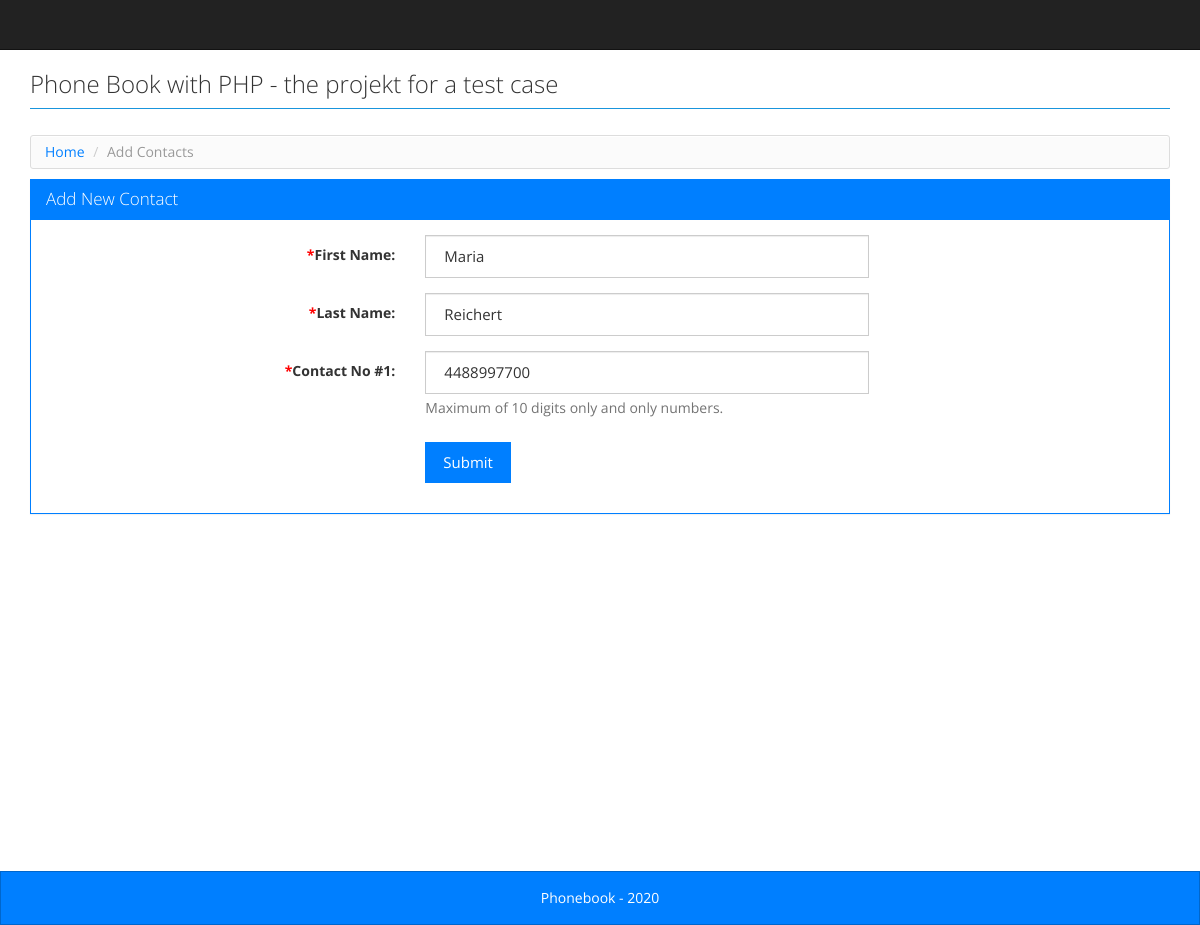
The app's page /contacts.php?cid=25 with its own data.
### tables this page shows
CREATE TABLE `tbl_contacts` (
  `contact_id` int(11) NOT NULL,
  `first_name` varchar(255) NOT NULL,
  `last_name` varchar(255) NOT NULL,
  `contact_no1` varchar(255) NOT NULL
);

### contacts.php (the view, shortened to what this page needs)
<?php
  require_once("config.php");
  include("header.php");
  try {
     $sql = "SELECT * FROM tbl_contacts WHERE 1 AND contact_id = :cid";
     $stmt = $DB->prepare($sql);
     $stmt->bindValue(":cid", intval($_GET["cid"]));
     $stmt->execute();
     $results = $stmt->fetchAll();
  } catch (Exception $ex) {
    echo $ex->getMessage();
  }
?>
  <div class="row">
    <ul class="breadcrumb">
        <li><a href="index.php">Home</a></li>
        <li class="active"><?php echo ($_GET["m"] == "update") ? "Edit" : "Add"; ?> Contacts</li>
      </ul>
  </div>
  <div class="row">
    <div class="panel panel-primary">
      <div class="panel-heading">
        <h3 class="panel-title"><?php echo ($_GET["m"] == "update") ? "Edit" : "Add"; ?> New Contact</h3>
      </div>
      <div class="panel-body">
        <form class="form-horizontal" name="contact_form" id="contact_form" enctype="multipart/form-data" method="post" action="process_form.php">
          <fieldset>
            <div class="form-group">
              <label class="col-lg-4 control-label" for="first_name"><span class="required">*</span>First Name:</label>
              <div class="col-lg-5">
                <input type="text" value="<?php echo $results[0]["first_name"] ?>" placeholder="First Name" id="first_name" class="form-control" name="first_name"><span id="first_name_err" class="error"></span>
              </div>
            </div>
            <div class="form-group">
              <label class="col-lg-4 control-label" for="last_name"><span class="required">*</span>Last Name:</label>
              <div class="col-lg-5">
                <input type="text" value="<?php echo $results[0]["last_name"] ?>" placeholder="Last Name" id="last_name" class="form-control" name="last_name"><span id="last_name_err" class="error"></span>
              </div>
            </div>
            <div class="form-group">
              <label class="col-lg-4 control-label" for="contact_no1"><span class="required">*</span>Contact No #1:</label>
              <div class="col-lg-5">
                <input type="text" value="<?php echo $results[0]["contact_no1"] ?>" placeholder="Contact Number" id="contact_no1" class="form-control" name="contact_no1"><span id="contact_no1_err" class="error"></span>
                <span class="help-block">Maximum of 10 digits only and only numbers.</span>
              </div>
            </div>
            <div class="form-group">
              <div class="col-lg-5 col-lg-offset-4">
                <button class="btn btn-primary" type="submit">Submit</button>
              </div>
            </div>
          </fieldset>
        </form>
      </div>
    </div>
  </div>
<?php
  include("footer.php");
?>

### style.css (style rules this page uses)
html, body { height: 100%; }
body { font-size: 14px; line-height: 18px; }
.mainbody .row { margin: 0px; }
.panel-body { width: 100%; margin: 0 auto; }
.breadcrumb { background-color: #FBFBFB; background-image: -moz-linear-gradient(center top , #FFFFFF, #F5F5F5); background-repeat: repeat-x; border: 1px solid #DDDDDD; border-radius: 3px; box-shadow: 0 1px 0 #FFFFFF inset; list-style: none outside none; margin: 5px 0 10px 0; padding: 7px 14px; }
.breadcrumb li { display: inline-block; text-shadow: 0 1px 0 #FFFFFF; }
.required { color: #f00; }

### records on screen
tbl_contacts: first_name "Maria", last_name "Reichert", contact_no1 "4488997700"
